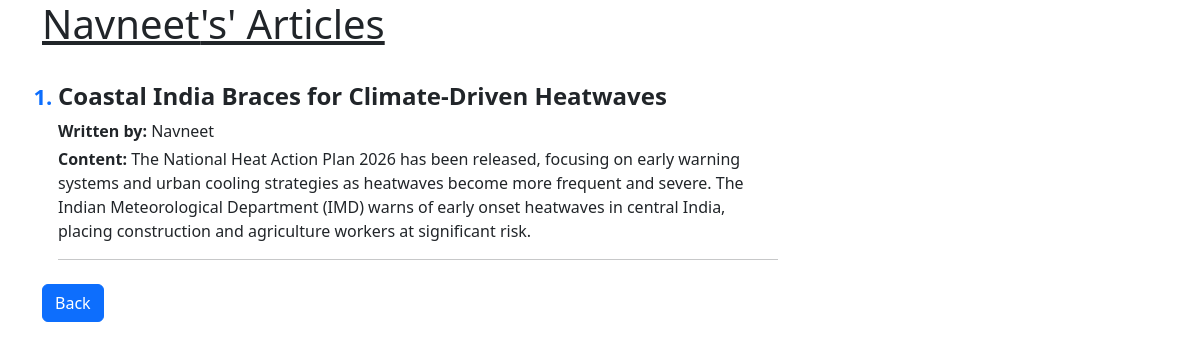
The app's page /article_by/Navneet with its own data.
### main.py (models this page shows)
class Article(db.Model):
    __tablename__ = "articles"
    article_id = db.Column(db.Integer, autoincrement=True, primary_key=True)
    title = db.Column(db.String)
    content = db.Column(db.String)
    authors = db.relationship("Author", secondary="article_authors")

class Author(db.Model):
    __tablename__ = "authors"
    author_id = db.Column(db.Integer, autoincrement=True, primary_key=True)
    name = db.Column(db.String, unique=True)
    email = db.Column(db.String, unique=True)

### main.py (the view)
@app.route("/article_by/<user_name>")
def article_by(user_name):
    articles = Article.query.filter(Article.authors.any(name = user_name))
    return render_template("article_by.html", articles = articles, author = user_name)

### templates/article_by.html (shortened to what this page needs)
<!doctype html>
<html lang="en">
    <head>
        <link href="https://cdn.jsdelivr.net/npm/bootstrap@5.3.8/dist/css/bootstrap.min.css" rel="stylesheet">
    </head>
    <body>
        <div class="container">
            <div class="" >
                <h1 class="header-4" style="text-decoration: underline;"> {{author}}'s' Articles   </h1><br>
            </div>
            <div class="row">
                <div class="col-md-8">
                <ol class="ps-3">
                    {% for i in articles %}
                        <li class="mb-4">
                            <h4 class="fw-bold">{{ i.title }}</h4>
                            <p class="mb-1">
                                <strong>Written by:</strong>
                                {% for author in i.authors %}
                                    {{ author.name }}{% if not loop.last %}, {% endif %}
                                {% endfor %}
                            </p>
                            <p>
                                <strong>Content:</strong> {{ i.content }}
                            </p>
                            <hr>
                        </li>
                    {% endfor %}
                </ol>
                <a href="/" class="btn btn-primary">Back</a>
                </div>
            </div>
        </div>
    </body>
</html>

### templates/article_by.html (style rules this page uses)
ol li::marker { font-weight: bold; font-size: 22px; color: #0d6efd; }

### records on screen
Article: title "Coastal India Braces for Climate-Driven Heatwaves", content "The National Heat Action Plan 2026 has been released, focusing on early warning systems and urban cooling strategies as heatwaves become more frequent and severe. The Indian Meteorological Department (IMD) warns of early onset heatwaves in central India, placing construction and agriculture workers at significant risk."
Author: name "Navneet"
